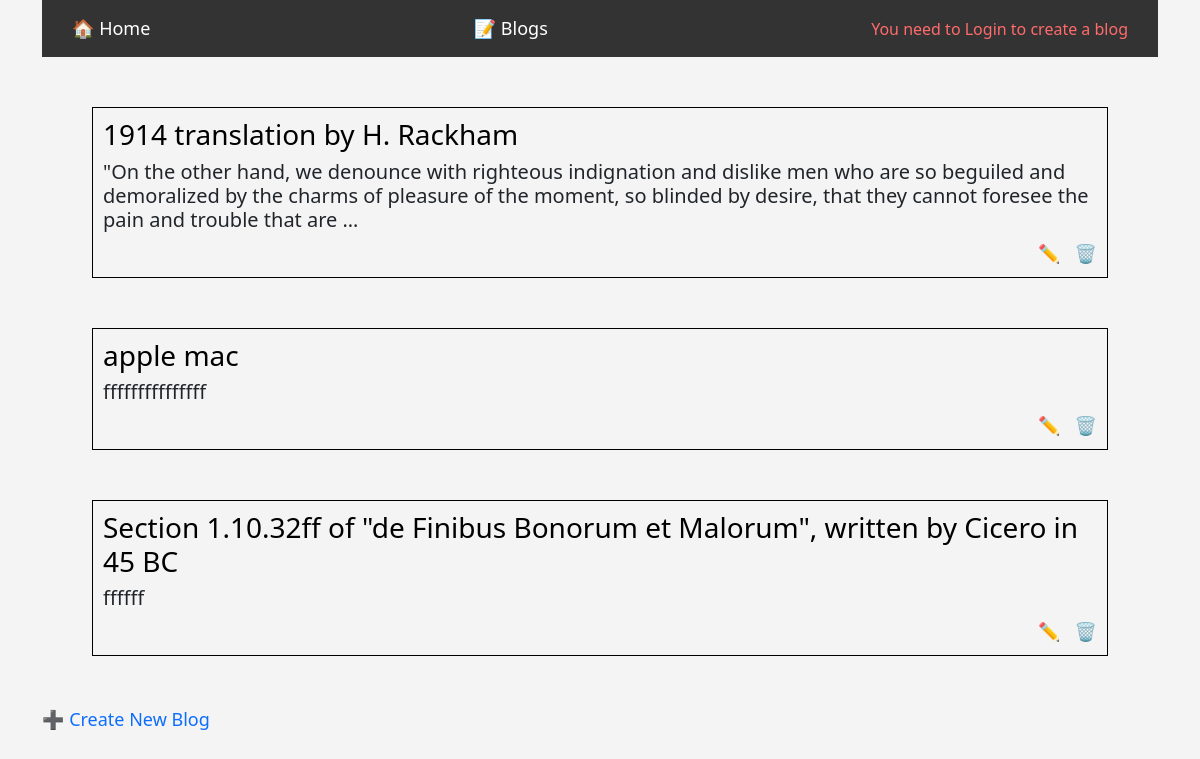
/blog/, run on an earlier commit of the app's database.
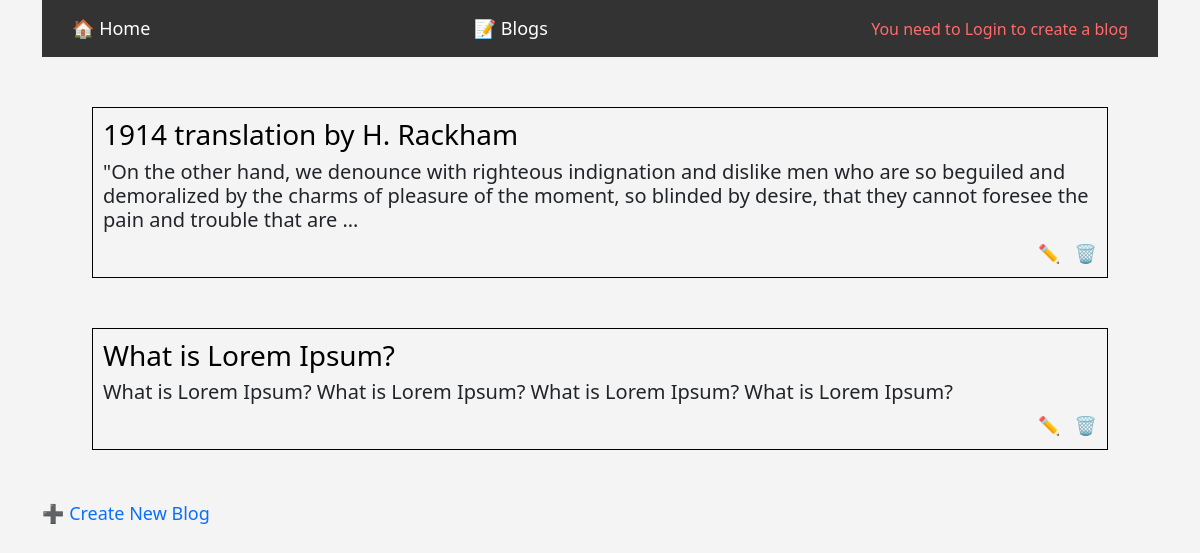
And on a later commit of the database.
### blog/models.py (models this page shows, shortened)
class Blog(models.Model):
    user = models.ForeignKey(user,on_delete=models.CASCADE)
    name = models.CharField(max_length=100)
    slug = models.CharField(max_length=50,unique=True)
    content = models.TextField(null=True, blank=True)
    image = models.ImageField(upload_to='image/', null=True, blank=True)
    published_date = models.DateTimeField(auto_now_add=False,auto_now=False,null=True, blank=True)
    def get_update_url(self):
        return f"/blog-update/{self.slug}"
    def get_delete_url(self):
        return f"/blog-delete/{self.slug}"
    def get_create_url(self):
        return f"/blog-create/"
    def get_details_url(self):
        return f"/blog/{self.slug}"

### blog/views.py (the view)
# urls.py: path('',views.list, name='blog'),
def list(request):
    blogs = Blog.objects.all()
    context = {"blogs":blogs}
    return render(request, 'blog/list.html',context)

### blog/templates/blog/list.html (shortened to what this page needs)
{% extends 'base.html' %}
{% block content %}
    <div class="navbar">
    <a href="{% url 'home' %}">🏠 Home</a>
    <a href="{% url 'blog' %}">📝 Blogs</a>
    {% if user.is_authenticated %}
        <a href="{% if blogs.exists %}{{ blogs.first.get_create_url }}{% else %}/blog-create/{% endif %}" >➕ Create Blog</a>
    {% else %}
        <span class="warning">
            You need to Login to create a blog
        </span>
    {% endif %}
    </div>
{% for blog in blogs %}
    <div style="border: 1px solid black; padding: 10px; margin: 50px;">
        <a href="{{blog.get_details_url}}" style="text-decoration: none; color: black;">
            <h3>{{ blog.name }}</h3>
        </a>
        <h5>{{ blog.content | truncatewords:40 }}</h5>
        <div style="display: flex;align-items: center;justify-content:end;">
                    <a href="{{ blog.get_update_url }}"
           style="text-decoration: none; font-size: 18px;margin-right:14px;">
            ✏️
        </a>
        <a href="{{ blog.get_delete_url }}"
           style="text-decoration: none; font-size: 18px;">
            🗑️
        </a>
        </div>
    </div>
{% endfor %}
    <div class="blog-create">
        <a href="{% if blogs.exists %}{{ blogs.first.get_create_url }}{% else %}/blog-create/{% endif %}"
           style="text-decoration: none; font-size: 18px;">
            ➕ Create New Blog
        </a>
    </div>
{% endblock content %}

### templates/base.html (shortened to what this page needs)
<!doctype html>
<html lang="en">
  <head>
    <link href="https://cdn.jsdelivr.net/npm/bootstrap@5.0.2/dist/css/bootstrap.min.css" rel="stylesheet">
  </head>
  <body>
        <div class="container">
            {% block content %}{% endblock content %}
        </div>
  </body>
</html>

### templates/base.html (style rules this page uses)
body { background: #f4f4f4; font-family: 'Segoe UI', Tahoma, Geneva, Verdana, sans-serif; }
.navbar { background: #333; padding: 15px 30px; display: flex; gap: 20px; }
.navbar a { color: white; text-decoration: none; font-size: 18px; transition: 0.3s ease; }
.warning { color: #ff6b6b; font-size: 16px; }

What changed in the data, as far as the page shows it:
removed Blog: name "apple mac", content "fffffffffffffff"
removed Blog: name "Section 1.10.32ff of \"de Finibus Bonorum et Malorum\", written by Cicero in 45 BC", content "ffffff"
added Blog: name "What is Lorem Ipsum?", content "What is Lorem Ipsum? What is Lorem Ipsum? What is Lorem Ipsum? What is Lorem Ipsum?"
